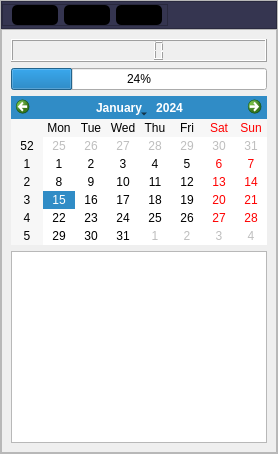
               <widget class="QWidget" name="bdatospage">
                <layout class="QVBoxLayout" name="verticalLayout_21">
                 <property name="spacing">
                  <number>0</number>
                 </property>
                 <property name="leftMargin">
                  <number>0</number>
                 </property>
                 <property name="topMargin">
                  <number>0</number>
                 </property>
                 <property name="rightMargin">
                  <number>0</number>
                 </property>
                 <property name="bottomMargin">
                  <number>0</number>
                 </property>
                 <item>
                  <widget class="QFrame" name="frame_8">
                   <property name="frameShape">
                    <enum>QFrame::Shape::StyledPanel</enum>
                   </property>
                   <property name="frameShadow">
                    <enum>QFrame::Shadow::Raised</enum>
                   </property>
                   <layout class="QVBoxLayout" name="verticalLayout_22">
                    <property name="spacing">
                     <number>0</number>
                    </property>
                    <property name="leftMargin">
                     <number>0</number>
                    </property>
                    <property name="topMargin">
                     <number>0</number>
                    </property>
                    <property name="rightMargin">
                     <number>0</number>
                    </property>
                    <property name="bottomMargin">
                     <number>0</number>
                    </property>
                    <item>
                     <widget class="QFrame" name="frame_32">
                      <property name="sizePolicy">
                       <sizepolicy hsizetype="Preferred" vsizetype="Fixed">
                        <horstretch>0</horstretch>
                        <verstretch>0</verstretch>
                       </sizepolicy>
                      </property>
                      <property name="maximumSize">
                       <size>
                        <width>16777215</width>
                        <height>50</height>
                       </size>
                      </property>
                      <property name="styleSheet">
                       <string notr="true">*{background-color: rgb(53, 53, 80);}

QToolTip{ 
	font: 8pt &quot;Century Gothic&quot;;
     background-color: #390039; 
     color: white; 
     border: 1px solid #750075;
}</string>
                      </property>
                      <property name="frameShape">
                       <enum>QFrame::Shape::StyledPanel</enum>
                      </property>
                      <property name="frameShadow">
                       <enum>QFrame::Shadow::Raised</enum>
                      </property>
                      <layout class="QHBoxLayout" name="horizontalLayout_19">
                       <property name="leftMargin">
                        <number>0</number>
                       </property>
                       <property name="topMargin">
                        <number>2</number>
                       </property>
                       <property name="rightMargin">
                        <number>0</number>
                       </property>
                       <property name="bottomMargin">
                        <number>2</number>
                       </property>
                       <item alignment="Qt::AlignmentFlag::AlignLeft">
                        <widget class="QFrame" name="frame_33">
                         <property name="styleSheet">
                          <string notr="true">QPushButton{
	background-color: rgb(0, 0, 0);
	text-align:center;
	padding:3px 7px;
	border-radius:5px;
}

QPushButton::hover{
	font: bold 10pt &quot;Century Gothic&quot;;
	background-color: rgb(39, 22, 57);
}

QPushButton::pressed{
	background-color: rgb(11, 11, 11);
	border: 1px solid #ff00ff;
}
</string>
                         </property>
                         <property name="frameShape">
                          <enum>QFrame::Shape::StyledPanel</enum>
                         </property>
                         <property name="frameShadow">
                          <enum>QFrame::Shadow::Raised</enum>
                         </property>
                         <layout class="QHBoxLayout" name="horizontalLayout_21">
                          <property name="leftMargin">
                           <number>9</number>
                          </property>
                          <property name="topMargin">
                           <number>0</number>
                          </property>
                          <property name="rightMargin">
                           <number>5</number>
                          </property>
                          <property name="bottomMargin">
                           <number>0</number>
                          </property>
                          <item>
                           <widget class="QPushButton" name="pushButton_12">
                            <property name="toolTip">
                             <string>&lt;html&gt;&lt;head/&gt;&lt;body&gt;&lt;p&gt;Subir Imagen&lt;/p&gt;&lt;/body&gt;&lt;/html&gt;</string>
                            </property>
                            <property name="styleSheet">
                             <string notr="true"/>
                            </property>
                            <property name="text">
                             <string/>
                            </property>
                            <property name="icon">
                             <iconset resource="../../../Proyecto Oziris/ICONS.qrc">
                              <normaloff>:/ICONS/ICONS/image.svg</normaloff>:/ICONS/ICONS/image.svg</iconset>
                            </property>
                           </widget>
                          </item>
                          <item>
                           <widget class="QPushButton" name="pushButton_21">
                            <property name="toolTip">
                             <string>&lt;html&gt;&lt;head/&gt;&lt;body&gt;&lt;p&gt;Capturar Imagen&lt;/p&gt;&lt;/body&gt;&lt;/html&gt;</string>
                            </property>
                            <property name="text">
                             <string/>
                            </property>
                            <property name="icon">
                             <iconset resource="../../../Proyecto Oziris/ICONS.qrc">
                              <normaloff>:/ICONS/ICONS/instagram.svg</normaloff>:/ICONS/ICONS/instagram.svg</iconset>
                            </property>
                           </widget>
                          </item>
                          <item>
                           <widget class="QPushButton" name="pushButton_6">
                            <property name="toolTip">
                             <string>&lt;html&gt;&lt;head/&gt;&lt;body&gt;&lt;p&gt;Imprimir Resultados&lt;/p&gt;&lt;/body&gt;&lt;/html&gt;</string>
                            </property>
                            <property name="text">
                             <string/>
                            </property>
                            <property name="icon">
                             <iconset resource="../../../Proyecto Oziris/ICONS.qrc">
                              <normaloff>:/ICONS/ICONS/printer.svg</normaloff>:/ICONS/ICONS/printer.svg</iconset>
                            </property>
                           </widget>
                          </item>
                         </layout>
                        </widget>
                       </item>
                       <item>
                        <widget class="QLabel" name="label_5">
                         <property name="text">
                          <string/>
                         </property>
                        </widget>
                       </item>
                      </layout>
                     </widget>
                    </item>
                    <item>
                     <widget class="QFrame" name="frame_26">
                      <property name="sizePolicy">
                       <sizepolicy hsizetype="Preferred" vsizetype="Expanding">
                        <horstretch>0</horstretch>
                        <verstretch>0</verstretch>
                       </sizepolicy>
                      </property>
                      <property name="frameShape">
                       <enum>QFrame::Shape::StyledPanel</enum>
                      </property>
                      <property name="frameShadow">
                       <enum>QFrame::Shadow::Raised</enum>
                      </property>
                      <layout class="QVBoxLayout" name="verticalLayout_24">
                       <item>
                        <widget class="QLCDNumber" name="lcdNumber"/>
                       </item>
                       <item>
                        <widget class="QProgressBar" name="progressBar_2">
                         <property name="value">
                          <number>24</number>
                         </property>
                        </widget>
                       </item>
                       <item>
                        <widget class="QCalendarWidget" name="calendarWidget"/>
                       </item>
                       <item>
                        <widget class="QGraphicsView" name="graphicsView"/>
                       </item>
                      </layout>
                     </widget>
                    </item>
                   </layout>
                  </widget>
                 </item>
                </layout>
               </widget>
